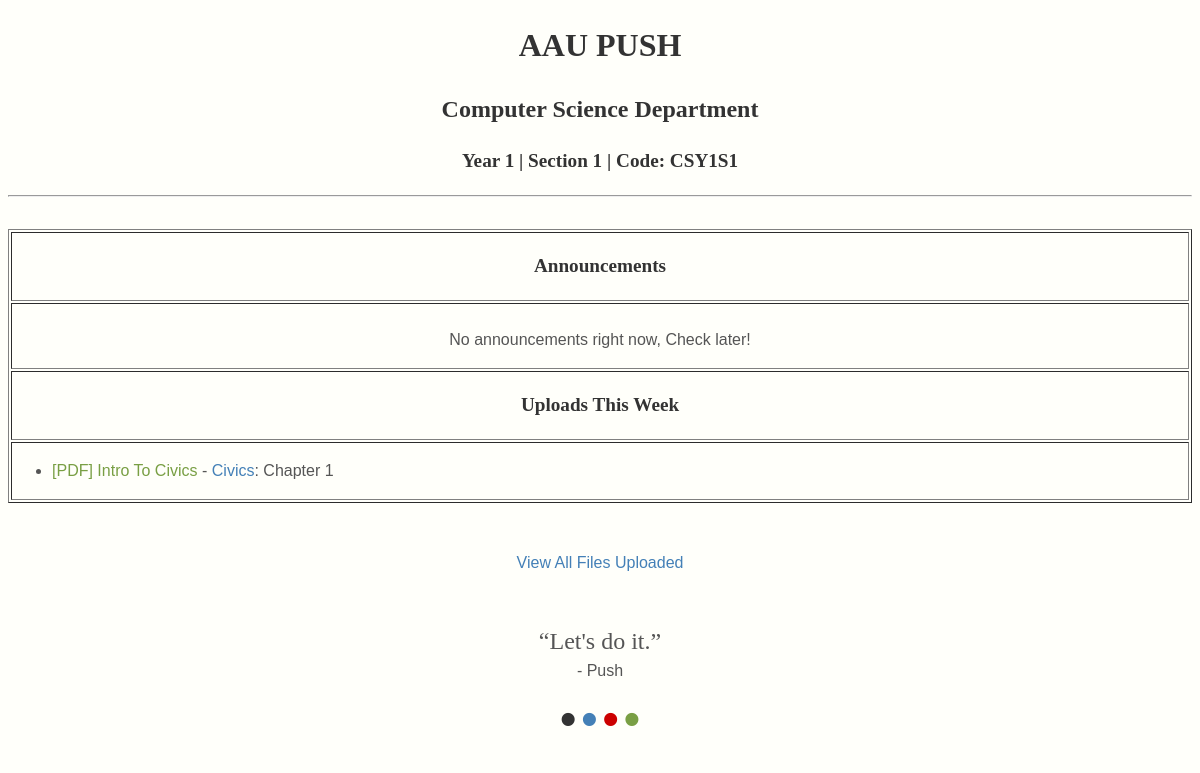
The app's page /section/CSY1S1/ with its own data.
### main/models.py (models this page shows, shortened)
class Section(models.Model):
   year = models.IntegerField()
   section_number = models.IntegerField()
   studyfield = models.ForeignKey(StudyField)
   course = models.ManyToManyField(Course)
   code = models.CharField(max_length=10)

class Material(models.Model):
   name = models.CharField(max_length=100)
   description = models.CharField(max_length=100)
   file = models.FileField(upload_to=upload_path)
   pub_date = models.DateTimeField('Date Published')
   section = models.ManyToManyField(Section)
   lecturer  = models.ForeignKey(Lecturer)
   course = models.ForeignKey(Course)
   class Meta:
      get_latest_by = "pub_date"
   def ext (self):
   	return self.file.name.split('.')[-1]

class Course(models.Model):
   name = models.CharField(max_length=100)
   studyfield = models.ForeignKey(StudyField)
   def __str__(self):
      return self.name

class Quote(models.Model):
   quote = models.CharField(max_length=140)
   author = models.CharField(max_length = 100)

### main/views.py (the view)
# urls.py: url(r'^section/', include('main.urls')),
def section(request,section_code):
    section = Section.objects.get(code=section_code)
    quote = Quote.objects.get(id=1)
    now = datetime.datetime.now()
    announcements = section.announcement_set.order_by('-pub_date').filter(exp_date__gt = now)
    this_week = []
    a_week_ago = now - datetime.timedelta(days=7)
    this_week = section.material_set.order_by('-pub_date').filter(pub_date__range=(a_week_ago , now))
    context = {'section':section, 'quote':quote, 'announcements':announcements, 'this_week':this_week}
    return render(request,'main/section.html',context)

### main/templates/main/section.html (shortened to what this page needs)
{% extends "main/base.html" %}
{% block section_code %}
Year {{section.year}} | Section {{section.section_number}} | Code: {{section.code}}
{% endblock %}
{% block content %}
<br />
<table width="100%", border="1" cellpadding="0px" align = "center">
	<tr>
	<td>
			<center><h3>Announcements</h3></center>
	</td>
	</tr>
	<tr>
	<td>
	 {%if not announcements%}
     		<center><br>No announcements right now, Check later!</center>
     	{%endif%}
   			{%for announcement in announcements%}
   			{% if announcement.file1 %}
   			{% load static %}
   			{% endif %}
   			{% if announcement.file2 %}
   				{% load static %}
   			{% endif %}
      			{%endfor%}
     	</td>
    	</tr>
    	{%for upload in this_week%}
      		{% if forloop.first %}
      			<tr>
				<td>
					<center><h3>Uploads This Week</h3></center>
				</td>
				</tr>
				<tr>
				<td>
      			{%endif%}
                <ul>
      			<li>
      				<a id="file" href="{% url 'File' upload.id%}">[{{ upload.ext | upper}}] {{upload.name | capfirst}}</a> -
      				<a href="{% url 'course_view' section.code upload.course %}">
      				{{upload.course}}</a>:
      				{{upload.description}}
      			<br>
      			</li>
                </ul>
     		{%endfor%}
     	</td>
    	</tr>
    </table>
    <br /><br />
    <center><a href="{% url 'Courses' section.code %}">View All Files Uploaded</a></center>
{% endblock %}

### main/templates/main/base.html (shortened to what this page needs)
<!DOCTYPE html>
<html>
	<head>
	</head>
	<body bgcolor='#fffffa'>
		<header>
			<center>
  				<a href="{% url 'Home' %}"><h1>AAU PUSH</h1></a>
				<h2>Computer Science Department {% block extra %}{% endblock %}</h2>
				<h3>
					{% block section_code %}
					{% endblock %}
				</h3>
				<hr />
  			</center>
  		</header>
			{% block content %}
  			{% endblock %}
	<br><br>
	<center>
	<q>{{quote.quote}}</q><br>- {{quote.author}}<br>
	<a href="/About_us"><font color=#333 size="100px">&bull;</font></a>
	<a href="/Push_Page/1"><font color=#4480b7 size="20px">&bull;</font></a>
	<a href="/Blog_post"><font color=#cc0000 size="20px">&bull;</font></a>
	<a href="/Blog_post2"><font color=#799f44 size="20px">&bull;</font></a>
	</center>
	</body>
</html>

### main/templates/main/base.html (style rules this page uses)
html { font-size: 16px; }
h1 { text-align:center ; color: #333; font-family: Georgia, 'Times New Roman', Times, serif; font-size: 2rem; }
h2 { text-align:center; color: #333; font-family: Georgia, 'Times New Roman', Times, serif; font-size: 1.5rem; }
h3 { text-align:center ; color: #333; font-family: Georgia, 'Times New Roman', Times, serif; font-size: 1.2rem; }
body { font-family: Verdana, Trebuchet MS, "Helvetica", "Arial", sans-serif; line-height: 1.5; color: #555; font-size: 1rem; }
a { text-decoration: none; color: #4480b7; }
#file { color: #799f44; }
q { font-family: Copperplate, Papyrus; font-size: 1.5rem; }

### records on screen
Section: year "1", section_number "1", code "CSY1S1"
Material: ext "PDF", name "Intro To Civics", course "Civics", description "Chapter 1"
Quote: quote "Let's do it.", author "Push"
